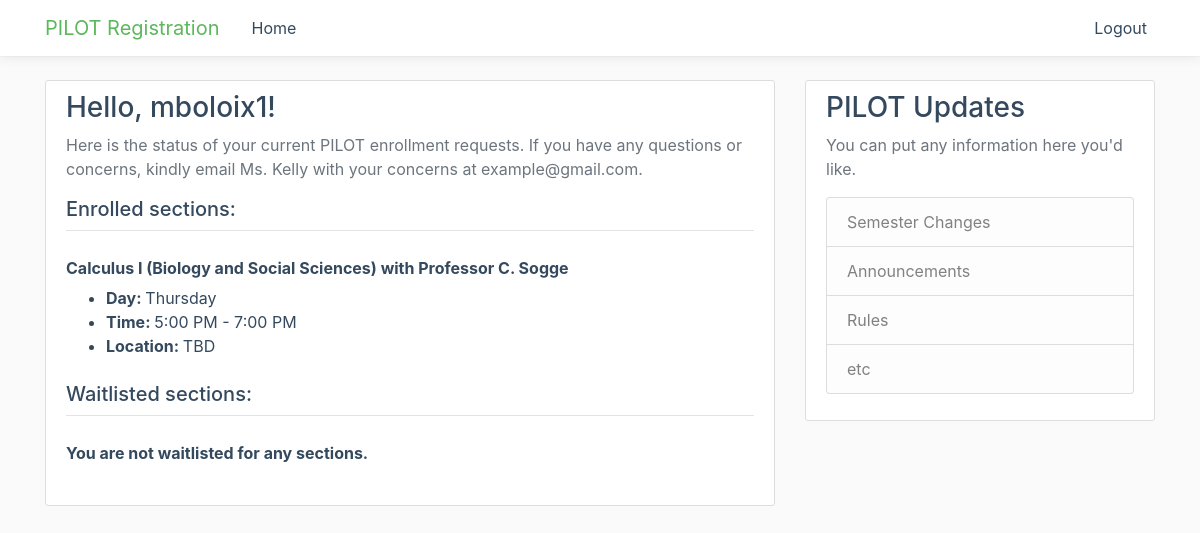
/status/ (signed in), run on an earlier commit of the app's database.
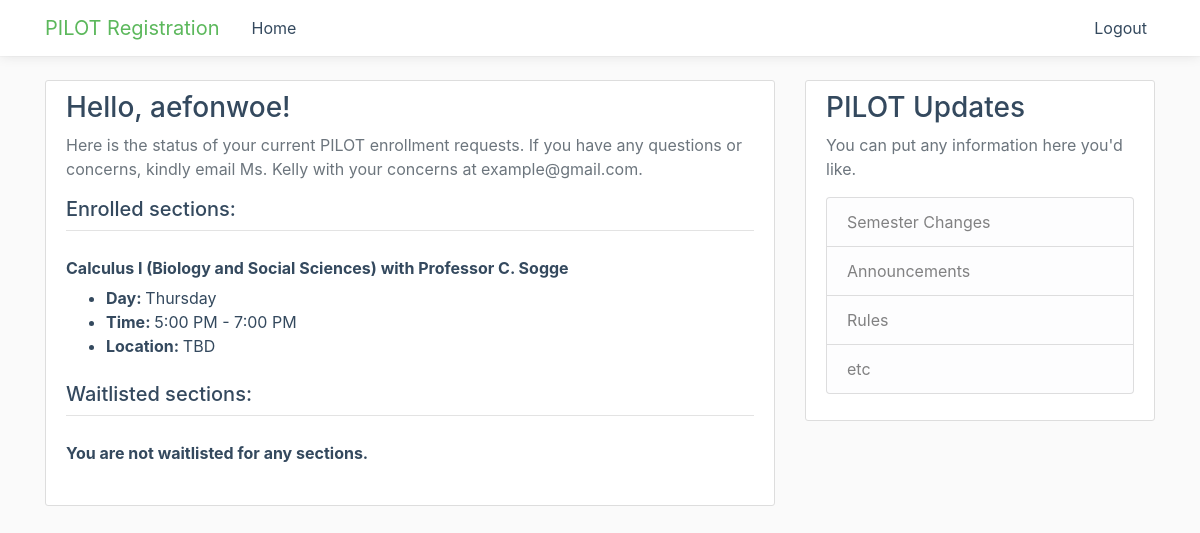
And on a later commit of the database.
### one/models.py (models this page shows, shortened)
class StudentUser(models.Model):
	user = models.OneToOneField(User, on_delete=models.CASCADE)
	hopid = models.CharField(max_length=200)
	jhed = models.CharField(max_length=200)
	major = models.CharField(max_length=100)
	grad_year = models.CharField(max_length=4)
	pre_health = models.BooleanField(default=False)

### one/views.py (the view)
# urls.py: path('status/', views.status, name='status'),
@login_required
def status(request):
	if request.method == 'POST':
		student = get_object_or_404(StudentUser, user=request.user)
		if not StudentUser.objects.filter(user=request.user.id).exists():
			return render(request, 'one/welcome.html/')
		elif not Meeting.objects.filter(students=student).exists() or Meeting.objects.filter(waitlist=student).exists():
			return redirect('one:results', pk=student.id)
	else:
		user = request.user
		student = get_object_or_404(StudentUser, user=user)
		enrolled = list(Meeting.objects.filter(students=student))
		waitlist = list(Meeting.objects.filter(waitlist=student))
		context = {
			'title': 'Your Status | PILOT Registration',
			'student': student,
			'enrolled': enrolled,
			'waitlist': waitlist
		}
		return render(request, 'one/status.html', context=context)

### one/models.py (called while the page is built)
	def __str__(self):
		return self.name + ' with Professor ' + self.prof

### one/templates/one/status.html
{% extends "one/base.html" %}
{% block content %}
	<div class="content-section">
		<h3>Hello, {{student.jhed }}!</h3>
		<p class="text-muted"> Here is the status of your current PILOT enrollment requests. If you have any questions or concerns, kindly email Ms. Kelly with your concerns at example@gmail.com. </p>
		<div class="article-metadata">
		<h5>Enrolled sections:</h5>
		</div><br>
		{% if enrolled|length > 0 %}
			{% for meeting in enrolled %}
					<h6 class="stat-course"><b>{{ meeting.course }}</b></h6>
						<ul>
							<li><b>Day: </b>{{ meeting.day }}</li>
							<li><b>Time: </b>{{ meeting.start_time}} - {{meeting.end_time}}</li>
							<li><b>Location: </b>{{meeting.location}}</li>
						</ul>
			{% endfor %}
		{% else %}
			<h6 class="stat-course"><b>You are not enrolled in any sections.</b></h6>
			<form method="post">
				{% csrf_token %}
				<button type="submit">Continue Registration</button>
			</form>
		{% endif %}<br>
		<div class="article-metadata">
		<h5>Waitlisted sections:</h5>
		</div><br>
		{% if waitlist|length > 0 %}
			{% for meeting in waitlist %}
					<h6 class="stat-course"><b>{{ meeting.course }}</b></h6>
					<ul>
						<li><b>Day: </b>{{ meeting.day }}</li>
						<li><b>Time: </b>{{ meeting.start_time}} - {{meeting.end_time}}</li>
						<li><b>Location: </b>{{meeting.location}}</li>
					</ul>
			{% endfor %}
		{% else %}
			<h6 class="stat-course"><b>You are not waitlisted for any sections.</b></h6>
		{% endif %}
		<br>
	</div>
{% endblock content%}

What changed in the data, as far as the page shows it:
changed StudentUser: jhed "mboloix1" → "aefonwoe"
